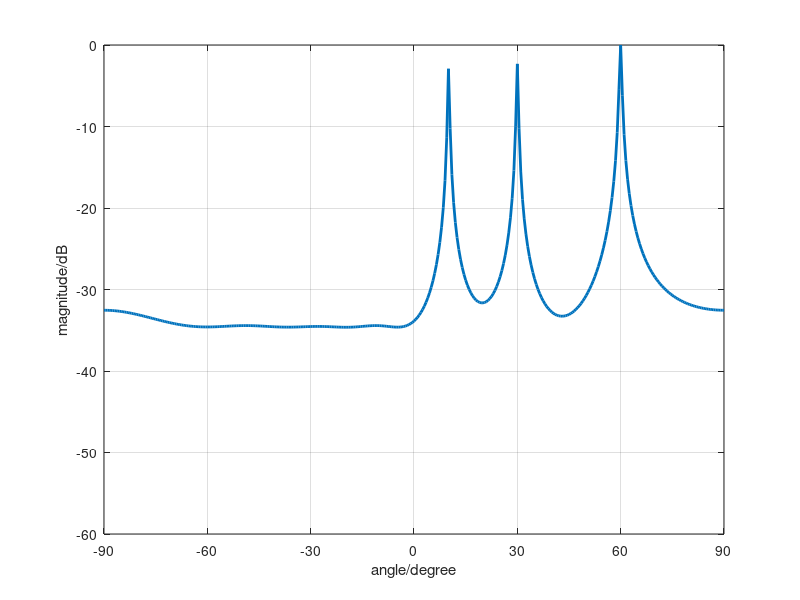

Write the MATLAB code that produced this figure.
clear all
close all
derad = pi/180;
radeg = 180/pi;
twpi = 2*pi;
kelm = 8;
dd = 0.5;
d=0:dd:(kelm-1)*dd;
iwave = 3;
theta = [10 30 60];
snr = 10;
n = 500;
A = exp(-j*twpi*d.'*sin(theta*derad));
S = randn(iwave,n);
X = A * S;
X1 = awgn(X,snr,'measured');
Rxx = X1*X1'/n;
InvS=inv(Rxx);
[EV,D]=eig(Rxx);
EVA=diag(D)'
[EVA,I]=sort(EVA);
EVA=diag(D)'
[EVA,I]=sort(EVA);
EVA=fliplr(EVA);
EV=fliplr(EV(:,I));

%构造MUSIC空间谱函数
for iang = 1:361
    angle(iang)=(iang-181)/2;
    phim=derad*angle(iang);
    a=exp(-j*twpi*d*sin(phim)).';
    L=iwave;
    En=EV(:,L+1:kelm);
    SP(iang)=(a'*a)/(a'*En*En'*a);
end


%作图
SP=abs(SP);
SPmax=max(SP);
SP=10*log10(SP/SPmax);
h=plot(angle,SP);
set(h,'Linewidth',2)
xlabel('angle/degree')
ylabel('magnitude/dB')
axis([-90 90 -60 0])
set(gca,'XTick',[-90:30:90])
grid on